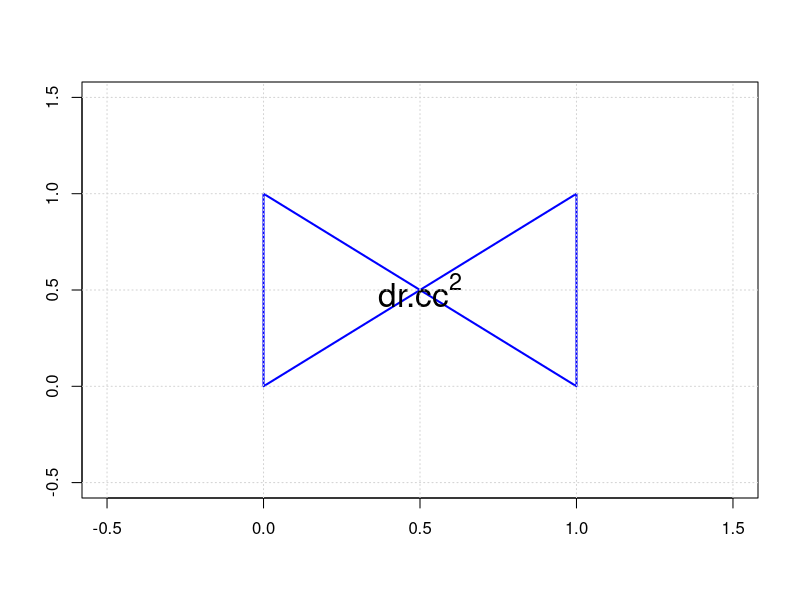

This chart was generated by the following R code: (Note: this script raises an error after producing the figure.)
## ---- chunk 1
# Define the coordinates for the four corners of the square
x_coords <- c(0, 0, 1, 1)
y_coords <- c(0, 1, 0, 1)

# Create a blank plot
plot(x_coords, y_coords, xlim=c(-0.5, 1.5), ylim=c(-0.5, 1.5), type="n", xlab="", ylab="")

# Plot the square by drawing lines between the corners
polygon(x_coords, y_coords, border="blue", lwd=2)

# Add the text "dr.cc^2" in the middle of the square
text(0.5, 0.5, expression("dr.cc"^2), cex=2)

# Display the plot
grid()

## ---- chunk 2

2+2
## ---- chunk 3

CAPTAIN_NOT_A_BIG_BOSS <- c(K, I, N, G, A, S, S)
## ---- chunk 4
CAPTAIN_BIG_BOSS <- c(K, I, N, G)

